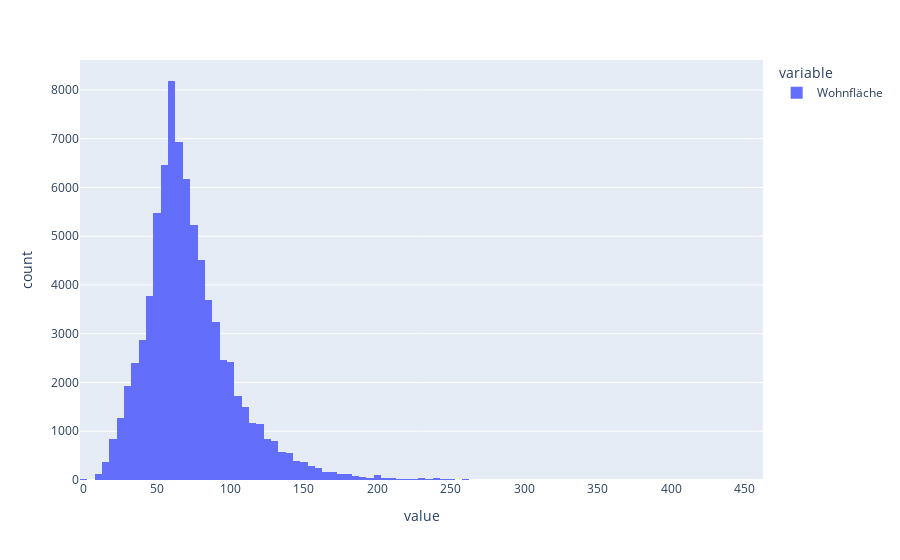

The notebook cell this image was saved under:
### Code cell
px.histogram(wfl, nbins=100)

### Figure 1 — Plotly figure (JSON) as saved in the notebook; plotly's stock layout.template omitted (floating-point values rounded to 4 significant figures; data arrays with more than 128 entries replaced by an {"elided": "..."} marker saying what was removed)
{"data": [{"alignmentgroup": "True", "bingroup": "x", "hovertemplate": "variable=Wohnfläche<br>value=%{x}<br>count=%{y}<extra></extra>", "legendgroup": "Wohnfläche", "marker": {"color": "#636efa", "pattern": {"shape": ""}}, "name": "Wohnfläche", "nbinsx": 100, "offsetgroup": "Wohnfläche", "orientation": "v", "showlegend": true, "type": "histogram", "x": {"elided": "79268 float values"}, "xaxis": "x", "yaxis": "y"}], "layout": {"barmode": "relative", "legend": {"title": {"text": "variable"}, "tracegroupgap": 0}, "margin": {"t": 60}, "xaxis": {"anchor": "y", "domain": [0, 1], "title": {"text": "value"}}, "yaxis": {"anchor": "x", "domain": [0, 1], "title": {"text": "count"}}}}
